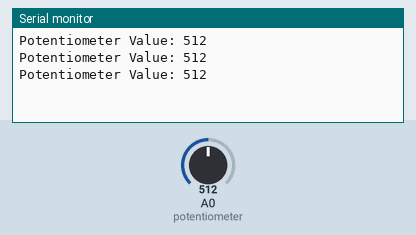
Recording of a sketch running on a simulated Arduino Uno, built with avr-gcc and run on an emulated ATmega328P. On the bench: the last lines printed to the serial monitor. The inputs (shaded band) are chosen by the test bench; at power-on: A0 (potentiometer) = 512.

Above: at 1.3 s.
1.4 s: A0 (potentiometer) set to 716
At 1.9 s:
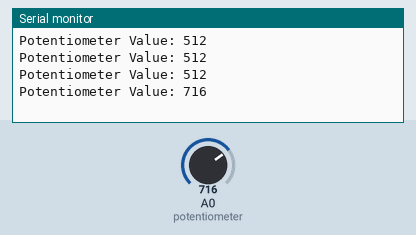
2.9 s: A0 (potentiometer) set to 900
At 3.4 s:
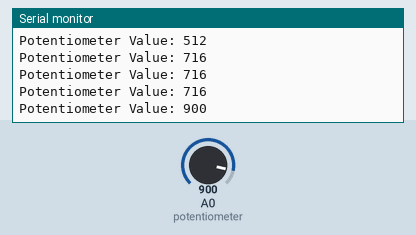
Timing chart, 0 to 5.9 s (numbered marks = the images above; inputs shaded):
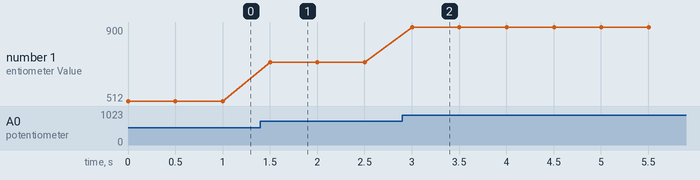

The sketch:

uart_communication1.ino
```cpp
void setup() {
  Serial.begin(9600);   // Initialize UART communication
}

void loop() {
  int sensorValue = analogRead(A0); // Read potentiometer
  Serial.print("Potentiometer Value: ");
  Serial.println(sensorValue);      // Send data via UART
  delay(500);
}
```

Measured:
- after the input at 1.4 s, the serial monitor: prints a new line after 0.10 s (image 1)
- after the input at 2.9 s, the serial monitor: prints a new line after 0.10 s (image 2)
- plotted number 1: 512 → 716 after the input at 1.4 s, 716 → 900 after the input at 2.9 s
